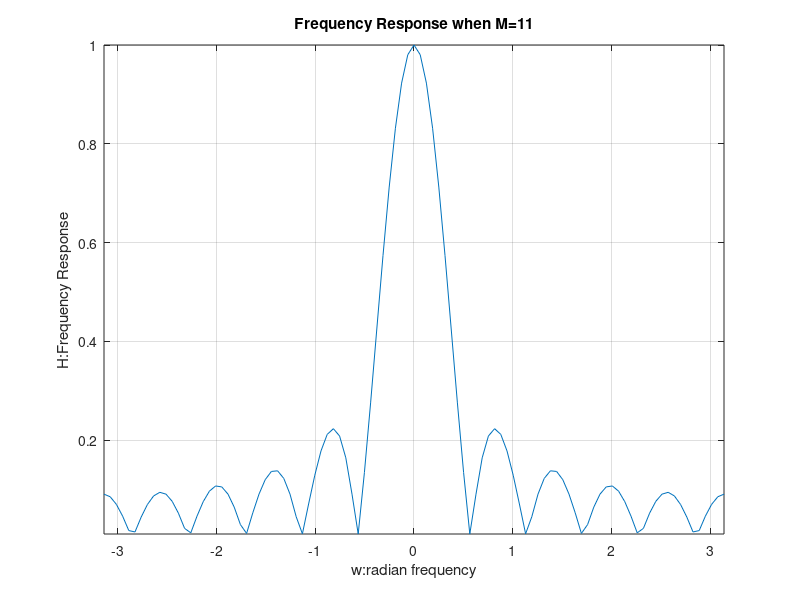
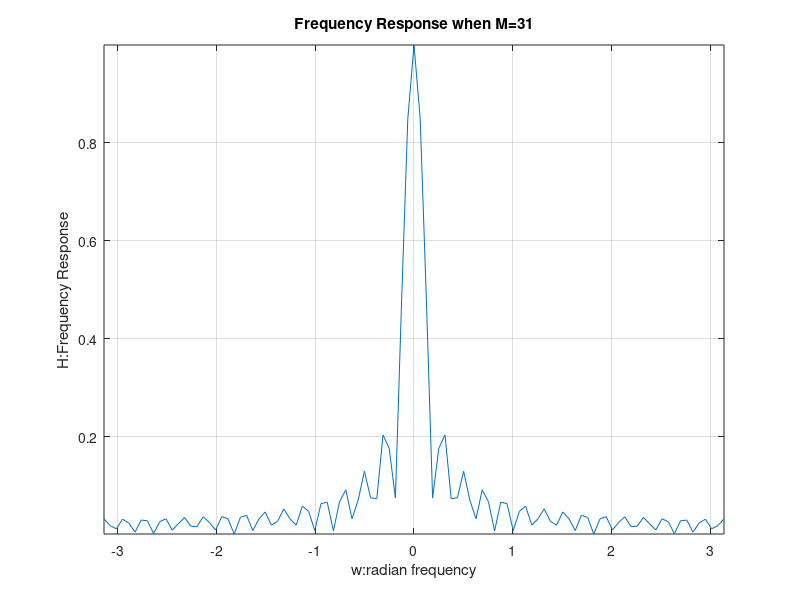
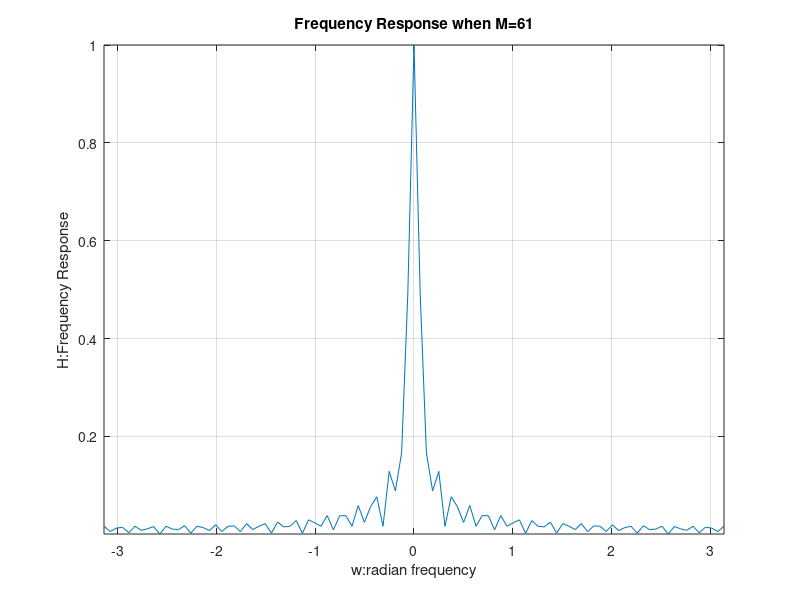

MATLAB code for these plots, in order:
clear all;
close all;
%%CALCULATE FREQUENCY RESPONSE%%
M = [11 31 61];
[~,col] = size(M);
nfreqs = 100; % Let Nyquist frequency be 100
w=-pi:2*pi/nfreqs:pi; %I have 100 different values of -pi<w<pi
freqResp1 = zeros(1,size(w,2));
freqResp2 = zeros(1,size(w,2));
freqResp3 = zeros(1,size(w,2));
 
for a = 1:col % for each M-moving averager
    h = ones(M(a),1)/M(a); %impulse response 
    for k = 1:M(a)
        m = (k-1)-((M(a)-1)/2);
        if a == 1 
                freqResp1 = freqResp1 + (1/M(a))*exp((-1i)*w*m);
            else if a == 2
                freqResp2 = freqResp2 + h(k)*exp((-1i)*w*m);
                else
                    freqResp3 = freqResp3 + h(k)*exp((-1i)*w*m);
                end
        end
        %1i for imaginary unit
    end
    %%DISPLAY FREQUENCY RESPONSE%% 
    figure(a)
    if a == 1 
        plot(w,abs(freqResp1))
            else if a == 2
                plot(w,abs(freqResp2))
                else
                    plot(w,abs(freqResp3))
                end
    end
        axis tight;
        title( [ 'Frequency Response when M=' num2str(M(a)) ] );
        xlabel('w:radian frequency'); ylabel('H:Frequency Response'); 
        grid on; hold on;
    
end
